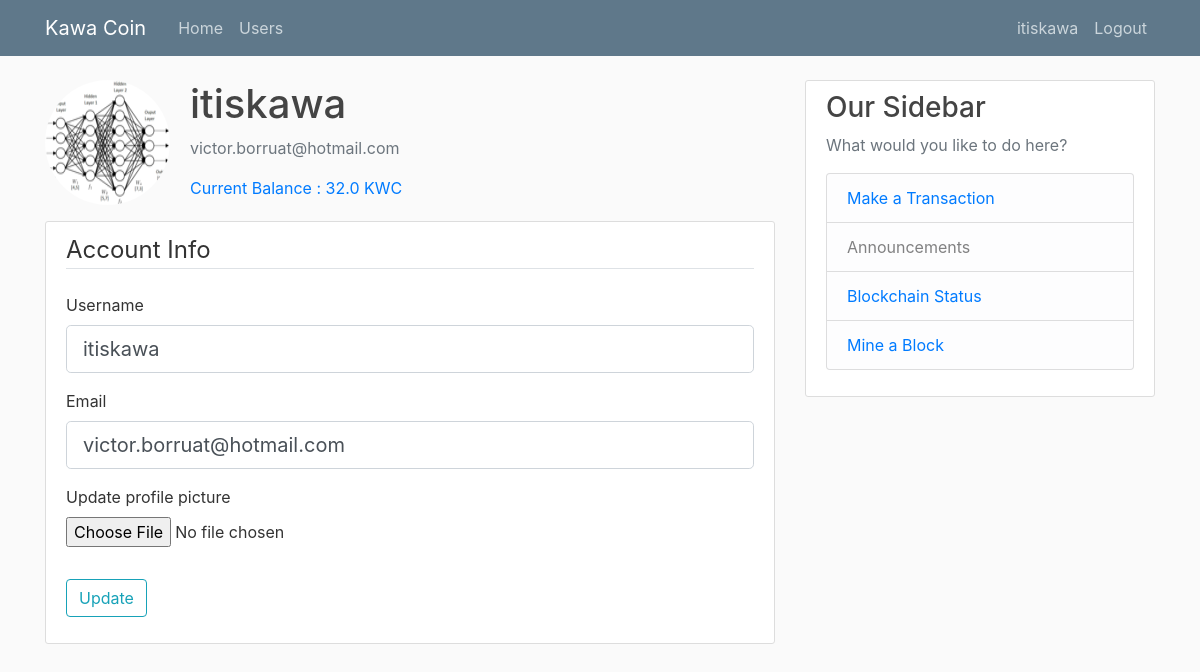
Page /account (signed in) on the earlier database version.
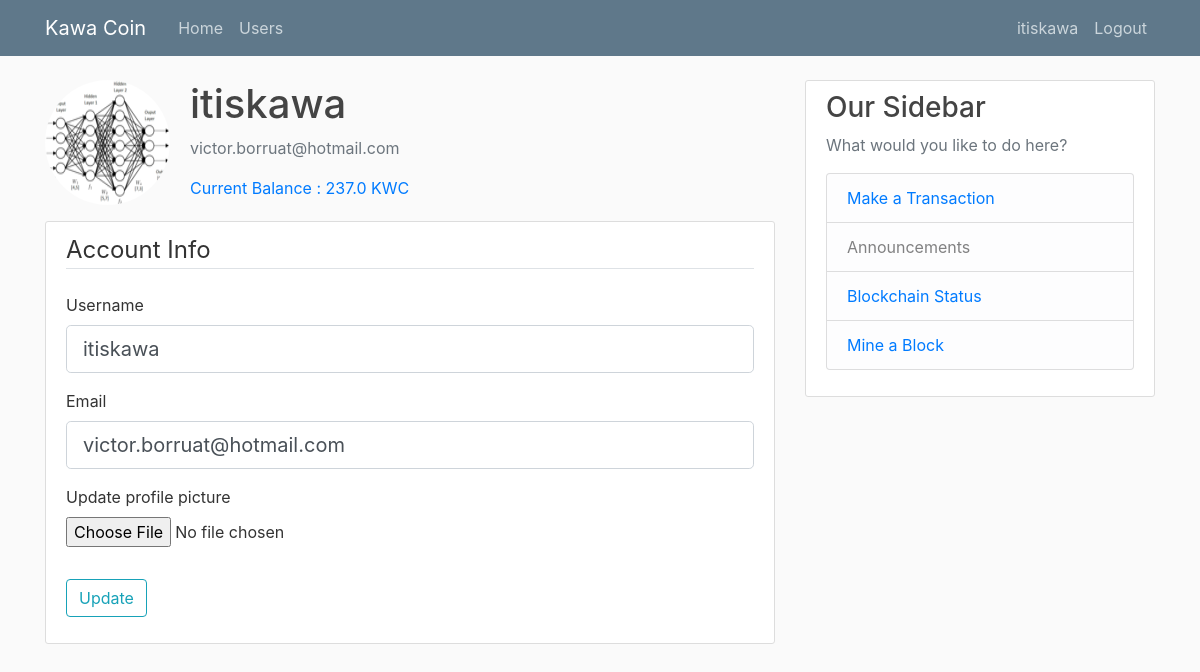
Same page on the later database version.
### webapp/models.py (models this page shows, shortened)
class User(db.Model, UserMixin):
    id = db.Column(db.Integer, primary_key=True)
    username = db.Column(db.String(20), unique=True, nullable=False)
    email = db.Column(db.String(120), unique=True, nullable=False)
    balance = db.Column(db.Float, default=0.0)
    image_file = db.Column(db.String(20), nullable=False, default='default.jpg')
    password = db.Column(db.String(60), nullable=False)
    posts = db.relationship('Post', backref='author', lazy=True) # not a Column, runs an additional quer

### webapp/routes.py (the view)
@app.route("/account", methods=['GET', 'POST'])
@login_required
def account():
    form = UpdateAccountForm()
    if form.picture.data:
        picture_file = save_picture(form.picture.data)
        current_user.image_file = picture_file
    if form.validate_on_submit():
        current_user.username = form.username.data # updates data in DatabAse directly
        current_user.email = form.email.data
        db.session.commit()
        flash('Your account has been updated', 'success')
        redirect(url_for('account'))
    elif request.method == 'GET':
        form.username.data = current_user.username
        form.email.data = current_user.email
    image_file = url_for('static', filename='profile_pics/' + current_user.image_file)
    return render_template('account.html', title=current_user.username, image_file=image_file, form= form)

### webapp/forms.py (shortened to what this page needs)
class UpdateAccountForm(FlaskForm):
    username = StringField('Username',
                validators=[DataRequired(), Length(min=2, max=20)])
    email = StringField('Email',
                        validators=[DataRequired(), Email()])
    picture = FileField('Update profile picture', validators=[FileAllowed(['jpg', 'png'])])
    submit = SubmitField('Update')

### webapp/models.py (called while the page is built)
@loginManager.user_loader
def loadUser(user_id):
    return User.query.get(int(user_id))

### webapp/templates/account.html (shortened to what this page needs)
{% extends "layout.html" %}
{% block content %}
        <div class="media">
          <img class="rounded-circle account-img" src="{{ image_file }}">
          <div class="media-body">
            <h2 class="account-heading">{{current_user.username}}</h2>
            <p class="text-secondary">{{ current_user.email}}</p>
            <p class = "text-primary">Current Balance : {{ current_user.balance}} KWC</p>
          </div>
        </div>
        <div class="content-section">
            <form method="POST" action="" enctype="multipart/form-data">
                <fieldset class="form-group">
                    <legend class="border-bottom mb-4">Account Info</legend>
                    <div class="form-group">
                        {{ form.username.label(class="form-control-label") }}
                        {% if form.username.errors %}
                            {{ form.username(class="form-control form-control-lg is-invalid") }}
                            <div class="invalid-feedback">
                                {% for error in form.username.errors %}
                                    <span>{{ error }}</span>
                                {% endfor %}
                            </div>
                        {% else %}
                            {{ form.username(class="form-control form-control-lg") }}
                        {% endif %}
                    </div>
                    <div class="form-group">
                        {{ form.email.label(class="form-control-label") }}
                        {% if form.email.errors %}
                            {{ form.email(class="form-control form-control-lg is-invalid") }}
                            <div class="invalid-feedback">
                                {% for error in form.email.errors %}
                                    <span>{{ error }}</span>
                                {% endfor %}
                            </div>
                        {% else %}
                            {{ form.email(class="form-control form-control-lg") }}
                        {% endif %}
                    </div>
                    <div class="form-group">
                        {{ form.picture.label() }}
                        {{ form.picture(class = "form-control-file") }}
                    </div>
                </fieldset>
                <div class="form-group">
                    {{ form.submit(class="btn btn-outline-info") }}
                </div>
            </form>
      </div>
{% endblock content%}

### webapp/templates/layout.html (shortened to what this page needs)
<!DOCTYPE html>
<html>
<head>
     <link rel="stylesheet" href="https://stackpath.bootstrapcdn.com/bootstrap/4.3.1/css/bootstrap.min.css">
     <link rel="stylesheet" type="text/css" href="{{url_for('static', filename ='main.css')}}">
</head>
<body>
    <header class="site-header">
        <nav class="navbar navbar-expand-md navbar-dark bg-steel fixed-top">
        <div class="container">
            <a class="navbar-brand mr-4" href="/">Kawa Coin</a>
            <div class="collapse navbar-collapse" id="navbarToggle">
            <div class="navbar-nav mr-auto">
                <a class="nav-item nav-link" href="{{url_for('home')}}">Home</a>
                <a class="nav-item nav-link" href="{{url_for('users')}}">Users</a>
            </div>
            <div class="navbar-nav">
                {% if current_user.is_authenticated %}
                <a class="nav-item nav-link" href="{{url_for('account')}}">{{current_user.username}}</a>
                <a class="nav-item nav-link" href="{{url_for('logout')}}">Logout</a>
                {% else %}
                    <a class="nav-item nav-link" href="{{url_for('login')}}">Login</a>
                    <a class="nav-item nav-link" href="{{url_for('register')}}">Register</a>
                {% endif %}
            </div>
            </div>
        </div>
        </nav>
    </header>
    <main role="main" class="container">
        <div class="row">
        <div class="col-md-8">
            {% block content %}{% endblock %}
        </div>
        <div class="col-md-4">
            <div class="content-section">
            <h3>Our Sidebar</h3>
            <p class='text-muted'>What would you like to do here?
                <ul class="list-group">
                <li class="list-group-item list-group-item-light">
                    <a href = "{{url_for('transaction')}}">Make a Transaction</a>
                </li>
                <li class="list-group-item list-group-item-light">Announcements</li>
                <li class="list-group-item list-group-item-light">
                    <a href = "{{url_for('blockchain_status')}}">Blockchain Status</a>
                </li>
                <li class="list-group-item list-group-item-light">
                    <a href = "{{url_for('mine')}}">Mine a Block</a>
                </li>
                </ul>
            </p>
            </div>
        </div>
        </div>
    </main>
</body>
</html>

### webapp/static/main.css (style rules this page uses)
body { background: #fafafa; color: #333333; margin-top: 5rem; }
h1, h2, h3, h4, h5, h6 { color: #444444; }
.bg-steel { background-color: #5f788a; }
.site-header .navbar-nav .nav-link { color: #cbd5db; }
.content-section { background: #ffffff; padding: 10px 20px; border: 1px solid #dddddd; border-radius: 3px; margin-bottom: 20px; }
.account-img { height: 125px; width: 125px; margin-right: 20px; margin-bottom: 16px; }
.account-heading { font-size: 2.5rem; }

Differences in the rows shown:
changed User "itiskawa": balance "32.0" → "237.0"
